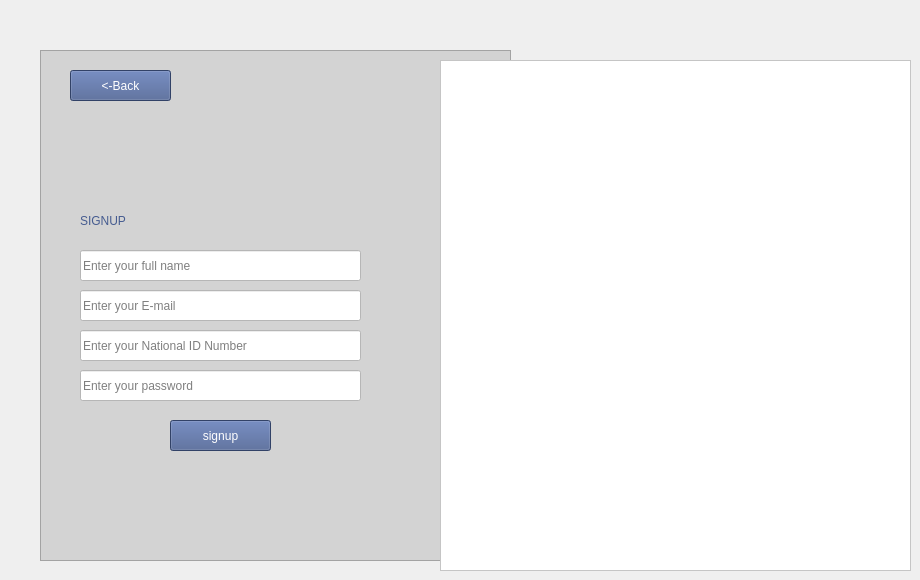
    <widget class="QWidget" name="page_4">
     <widget class="QFrame" name="frame_7">
      <property name="geometry">
       <rect>
        <x>40</x>
        <y>50</y>
        <width>471</width>
        <height>511</height>
       </rect>
      </property>
      <property name="styleSheet">
       <string notr="true">background-color: rgb(211, 211, 211);</string>
      </property>
      <property name="frameShape">
       <enum>QFrame::Shape::StyledPanel</enum>
      </property>
      <property name="frameShadow">
       <enum>QFrame::Shadow::Raised</enum>
      </property>
      <widget class="QLabel" name="label_12">
       <property name="geometry">
        <rect>
         <x>40</x>
         <y>130</y>
         <width>311</width>
         <height>81</height>
        </rect>
       </property>
       <property name="styleSheet">
        <string notr="true">font: 700 20pt &quot;Segoe UI&quot;;

color: rgb(70, 92, 144);</string>
       </property>
       <property name="text">
        <string>SIGNUP</string>
       </property>
      </widget>
      <widget class="QLineEdit" name="AdminName_2">
       <property name="geometry">
        <rect>
         <x>40</x>
         <y>200</y>
         <width>281</width>
         <height>31</height>
        </rect>
       </property>
       <property name="styleSheet">
        <string notr="true">background-color: rgb(255, 255, 255);</string>
       </property>
       <property name="text">
        <string/>
       </property>
       <property name="frame">
        <bool>true</bool>
       </property>
       <property name="echoMode">
        <enum>QLineEdit::EchoMode::Normal</enum>
       </property>
       <property name="readOnly">
        <bool>false</bool>
       </property>
       <property name="placeholderText">
        <string>Enter your full name</string>
       </property>
      </widget>
      <widget class="QLineEdit" name="AdminPass_2">
       <property name="geometry">
        <rect>
         <x>40</x>
         <y>320</y>
         <width>281</width>
         <height>31</height>
        </rect>
       </property>
       <property name="styleSheet">
        <string notr="true">background-color: rgb(255, 255, 255);</string>
       </property>
       <property name="text">
        <string/>
       </property>
       <property name="echoMode">
        <enum>QLineEdit::EchoMode::Password</enum>
       </property>
       <property name="readOnly">
        <bool>false</bool>
       </property>
       <property name="placeholderText">
        <string>Enter your password</string>
       </property>
      </widget>
      <widget class="QPushButton" name="AdminSignUpconB">
       <property name="geometry">
        <rect>
         <x>130</x>
         <y>370</y>
         <width>101</width>
         <height>31</height>
        </rect>
       </property>
       <property name="styleSheet">
        <string notr="true">background-color: rgb(70, 92, 144);
color: rgb(255, 255, 255);
font: 12pt &quot;Segoe UI&quot;;</string>
       </property>
       <property name="text">
        <string>signup</string>
       </property>
      </widget>
      <widget class="QLineEdit" name="AdminPass_3">
       <property name="geometry">
        <rect>
         <x>40</x>
         <y>240</y>
         <width>281</width>
         <height>31</height>
        </rect>
       </property>
       <property name="styleSheet">
        <string notr="true">background-color: rgb(255, 255, 255);</string>
       </property>
       <property name="text">
        <string/>
       </property>
       <property name="echoMode">
        <enum>QLineEdit::EchoMode::Normal</enum>
       </property>
       <property name="readOnly">
        <bool>false</bool>
       </property>
       <property name="placeholderText">
        <string>Enter your E-mail</string>
       </property>
      </widget>
      <widget class="QLineEdit" name="AdminPass_4">
       <property name="geometry">
        <rect>
         <x>40</x>
         <y>280</y>
         <width>281</width>
         <height>31</height>
        </rect>
       </property>
       <property name="styleSheet">
        <string notr="true">background-color: rgb(255, 255, 255);</string>
       </property>
       <property name="text">
        <string/>
       </property>
       <property name="echoMode">
        <enum>QLineEdit::EchoMode::Normal</enum>
       </property>
       <property name="readOnly">
        <bool>false</bool>
       </property>
       <property name="placeholderText">
        <string>Enter your National ID Number</string>
       </property>
      </widget>
      <widget class="QPushButton" name="AdminSignupbackB">
       <property name="geometry">
        <rect>
         <x>30</x>
         <y>20</y>
         <width>101</width>
         <height>31</height>
        </rect>
       </property>
       <property name="styleSheet">
        <string notr="true">background-color: rgb(70, 92, 144);
color: rgb(255, 255, 255);
font: 12pt &quot;Segoe UI&quot;;</string>
       </property>
       <property name="text">
        <string>&lt;-Back</string>
       </property>
      </widget>
     </widget>
     <widget class="QFrame" name="frame_8">
      <property name="geometry">
       <rect>
        <x>440</x>
        <y>60</y>
        <width>471</width>
        <height>511</height>
       </rect>
      </property>
      <property name="styleSheet">
       <string notr="true">background-color: rgb(255, 255, 255);</string>
      </property>
      <property name="frameShape">
       <enum>QFrame::Shape::StyledPanel</enum>
      </property>
      <property name="frameShadow">
       <enum>QFrame::Shadow::Raised</enum>
      </property>
      <widget class="QLabel" name="label_13">
       <property name="geometry">
        <rect>
         <x>30</x>
         <y>40</y>
         <width>391</width>
         <height>411</height>
        </rect>
       </property>
       <property name="text">
        <string/>
       </property>
       <property name="pixmap">
        <pixmap resource="project01.qrc">:/project01/Sign up-cuate.png</pixmap>
       </property>
       <property name="scaledContents">
        <bool>true</bool>
       </property>
      </widget>
      <widget class="QLabel" name="label_11">
       <property name="geometry">
        <rect>
         <x>390</x>
         <y>10</y>
         <width>61</width>
         <height>61</height>
        </rect>
       </property>
       <property name="styleSheet">
        <string notr="true">font: 700 36pt &quot;Segoe UI&quot;;
color: rgb(70, 92, 144);</string>
       </property>
       <property name="text">
        <string/>
       </property>
       <property name="pixmap">
        <pixmap resource="project01.qrc">:/newPrefix/Screenshot_2025-05-15_005716-removebg-preview.png</pixmap>
       </property>
       <property name="scaledContents">
        <bool>true</bool>
       </property>
      </widget>
     </widget>
    </widget>
